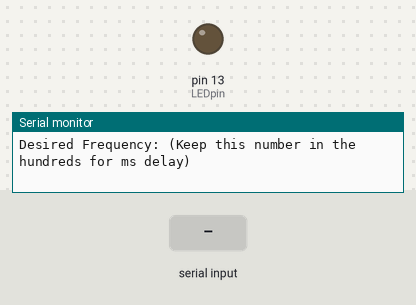
A sketch run on a simulated Arduino Uno, built with avr-gcc and run on an emulated ATmega328P. On the bench: output pins drawn as LEDs (lit = HIGH), the last lines printed to the serial monitor. The test bench sets the inputs (shaded band).

Above: at 0.8 s.
0.9 s: "90,45\n" received over Serial
At 1.6 s:
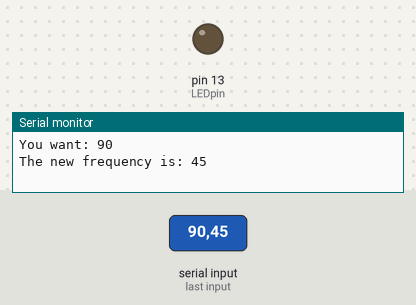
3.9 s: "5\n" received over Serial
At 5.8 s:
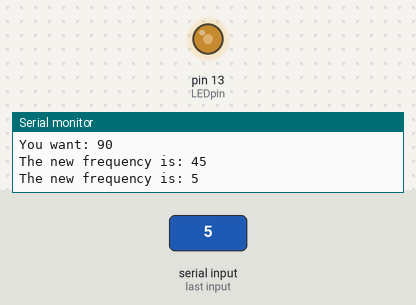
6.5 s: "30,150\n" received over Serial
At 6.64 s:
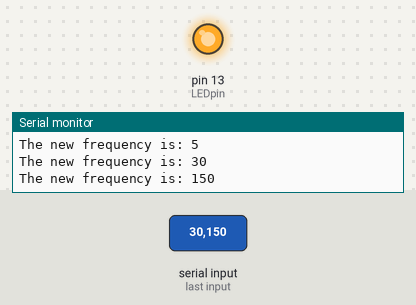
Timing chart, 0 to 15.5 s (numbered marks = the images above; inputs shaded):
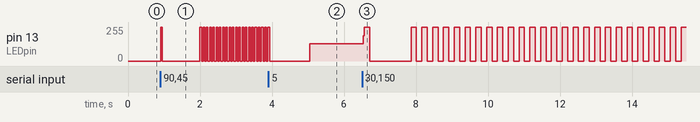

The sketch:

Arduino_Code_Test.ino
```cpp
//Test Code to check if Arduinos are working
#include <Wire.h>

int Input;
int LEDpin = 13; //Change this to your pin number

void setup() {
  Serial.begin(9600);
  pinMode(LEDpin, OUTPUT);
  InputFrequency();
}

void loop()
{
  if (Serial.available()) //Type in a number in the Serial Monitor when you want to change the frequency! This is measured in milliseconds of delay, so 2Hz = 500 millisecond delay, you would type in 500 in the Serial Monitor
  {
    int newInput = Serial.parseInt();
    if (newInput != 0)
    {
      Input = newInput;
      Serial.print("The new frequency is: ");
      Serial.println(Input);
    }
  }

      digitalWrite(LEDpin, HIGH);
      delay(Input);
      digitalWrite(LEDpin, LOW);
      delay(Input);

}

void InputFrequency()
{
  Serial.println("Desired Frequency: (Keep this number in the hundreds for ms delay) ");
  while (!Serial.available())
  {
    // Waits until user provides input
  }
  Input = Serial.parseInt();
  Serial.print("You want: ");
  Serial.println(Input);
}
```

Measured:
- after the input at 0.9 s, pin 13 (LEDpin): goes 255/255 0.05 s, 0/255 1.0 s, 21 × (255/255 0.05 s, 0/255 0.05 s), then 255/255, starting at once
